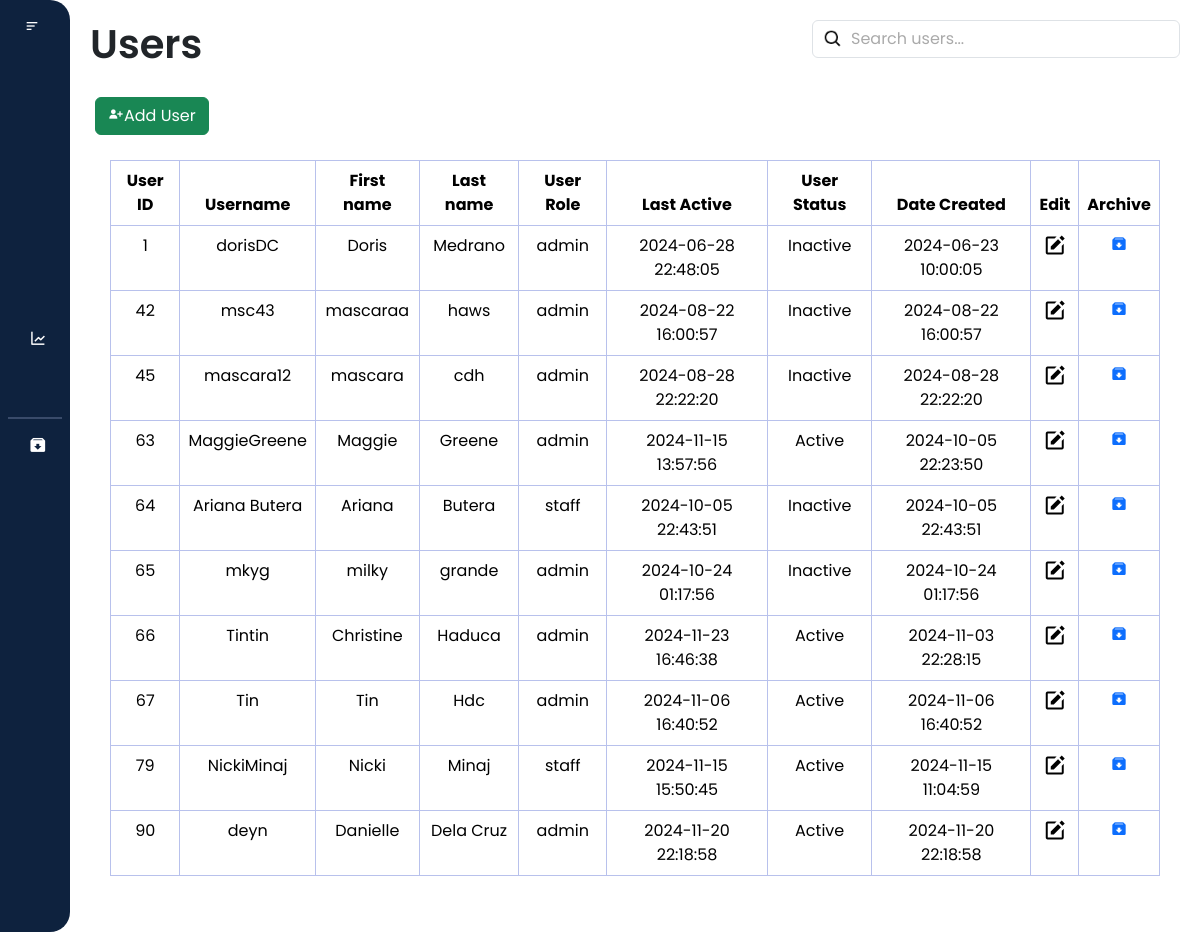
Before: /laundry_system/users/users.php (signed in) with the older database file.
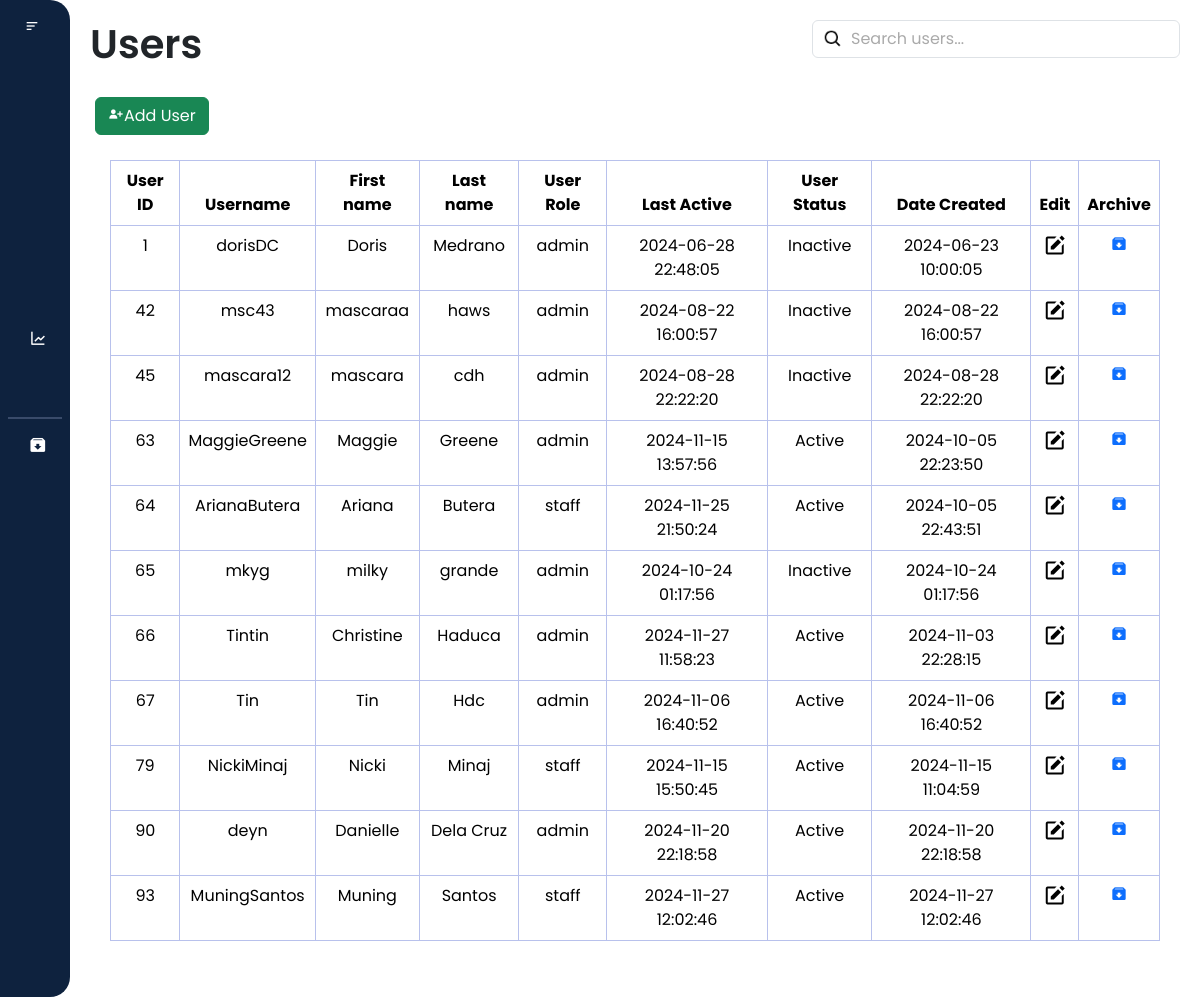
After: the same page with the newer database file.
### tables this page shows
CREATE TABLE `user` (
  `user_id` int(11) NOT NULL,
  `username` varchar(30) NOT NULL,
  `first_name` varchar(255) NOT NULL,
  `last_name` varchar(255) NOT NULL,
  `user_role` enum('admin','staff') NOT NULL,
  `password` varchar(255) NOT NULL,
  `last_active` datetime DEFAULT current_timestamp(),
  `user_status` enum('Active','Inactive') NOT NULL,
  `question` varchar(255) NOT NULL,
  `answer` varchar(255) NOT NULL,
  `date_created` datetime NOT NULL DEFAULT current_timestamp()
);

### laundry_system/users/users.php (the view, shortened to what the changed rows need)
<!DOCTYPE html>
<html lang="en">
<head>
    <link rel="stylesheet" href="https://cdnjs.cloudflare.com/ajax/libs/font-awesome/5.15.3/css/all.min.css"
>
    <link href="https://cdn.jsdelivr.net/npm/bootstrap@5.3.3/dist/css/bootstrap.min.css" rel="stylesheet">
    <link href='https://unpkg.com/boxicons@2.1.4/css/boxicons.min.css' rel='stylesheet'>
    <link href="https://cdn.lineicons.com/4.0/lineicons.css" rel="stylesheet"/>
    <link href='https://unpkg.com/boxicons@2.1.1/css/boxicons.min.css' rel='stylesheet'>
    <link rel="stylesheet" href="users.css">
</head>
<body>
    <div class="wrapper">
        <div class="main-content">
            <nav>
            <div class="d-flex justify-content-between" id="navbar">
                    <h1>Users</h1>
                </div>
            </nav>
            <div class="table-responsive">
                <table class="table table-bordered text-center">
                    <thead>
                        <tr class="bg-dark text-white">
                            <th>User ID</th>
                            <th>Username</th>
                            <th>First name</th>
                            <th>Last name</th>
                            <th>User Role</th>
                            <th>Last Active</th>
                            <th>User Status</th>
                            <th>Date Created</th>
                            <th>Edit</th>
                            <th>Archive</th>
                        </tr>
                    </thead>
                    <tbody id = "user_table">
                        <?php
                            require '../database.php';
                        $query = "SELECT * FROM user";
                        $result = mysqli_query($conn, $query);
                        if ($result->num_rows > 0) {
                            while($row = mysqli_fetch_assoc($result)) {
                                $current_time = new DateTime();
                                $last_active_time = new DateTime($row['last_active']);
                                $interval = $current_time->diff($last_active_time);
                                $user_status = ($interval->days < 30) ? 'Active' : 'Inactive';
                        ?>
                                <tr data-id="<?php echo htmlspecialchars($row['user_id']); ?>">
                                    <td class="user-id"><?php echo htmlspecialchars($row['user_id']); ?></td>
                                    <td class="username"><?php echo htmlspecialchars($row['username']); ?></td>
                                    <td class="first-name"><?php echo htmlspecialchars($row['first_name']); ?></td>
                                    <td class="last-name"><?php echo htmlspecialchars($row['last_name']); ?></td>
                                    <td class="user-role"><?php echo htmlspecialchars($row['user_role']); ?></td>
                                    <td class="last-active"><?php echo htmlspecialchars($row['last_active']); ?></td>
                                    <td class="user-status"><?php echo htmlspecialchars($user_status); ?></td>
                                    <td class="date-created"><?php echo htmlspecialchars($row['date_created']); ?></td>
                                    <td>
                                        <a href="javascript:void(0);" class="edit-btn"
                                           data-id="<?php echo htmlspecialchars($row['user_id']); ?>"
                                           data-username="<?php echo htmlspecialchars($row['username']); ?>"
                                           data-firstname="<?php echo htmlspecialchars($row['first_name']); ?>"
                                           data-lastname="<?php echo htmlspecialchars($row['last_name']); ?>"
                                           data-userrole="<?php echo htmlspecialchars($row['user_role']); ?>">
                                           <i class='bx bxs-edit'></i>
                                        </a>
                                    </td>
                                    <td>
                                        <a href="javascript:void(0);" class="archive-btn"
                                           data-id="<?php echo htmlspecialchars($row['user_id']); ?>">
                                           <i class='bx bxs-archive-in'></i>
                                        </a>
                                    </td>
                                </tr>
                        <?php
                            }
                        } else {
                        ?>
                            <tr>
                                <td colspan="10">No results found</td>
                            </tr>
                        <?php
                        }
                        ?>
                    </tbody>
                </table>
            </div>
        </div>
    </div>
</body>
</html>

Changed rows visible on the page:
changed user "Ariana": username "Ariana Butera" → "ArianaButera"; last_active "2024-10-05 22:43:51" → "2024-11-25 21:50:24"; last_active "Inactive" → "Active"
changed user "Tintin": last_active "2024-11-23 16:46:38" → "2024-11-27 11:58:23"
added user: user_id "93", username "MuningSantos", first_name "Muning", last_name "Santos", user_role "staff", last_active "2024-11-27 12:02:46", last_active "Active", date_created "2024-11-27 12:02:46"
